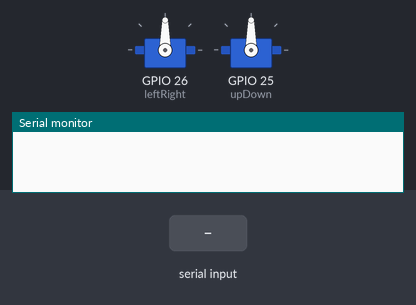
Recording of a sketch running on a simulated ESP32. Parts: 2 × servo, the last lines printed to the serial monitor. Inputs (shaded band) come from the test bench.

Above: at 1.2 s.
1.3 s: "90,45\n" received over Serial
At 3.4 s:
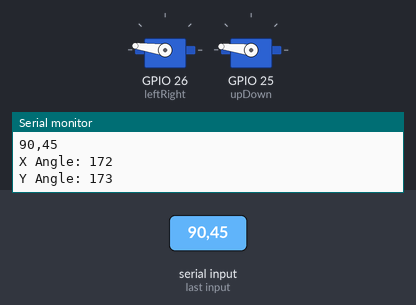
3.8 s: "5\n" received over Serial
At 5.2 s:
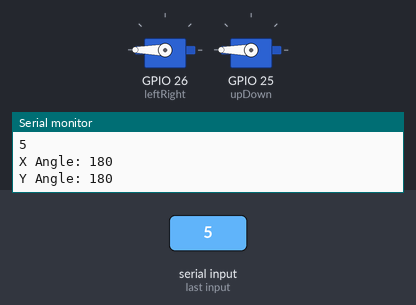
6.3 s: "1,90,45\n" received over Serial
At 8.4 s:
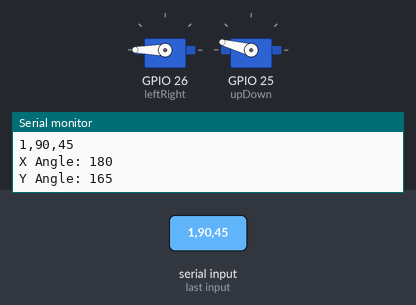
8.8 s: "30,150\n" received over Serial
At 10.3 s:
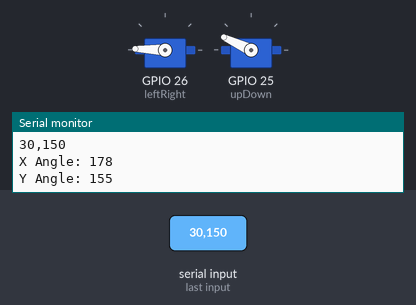
11.3 s: "1,90\n" received over Serial
At 13.4 s:
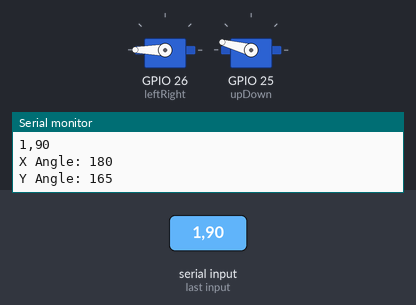
Timing chart, 0 to 14.8 s (numbered marks = the images above; inputs shaded):
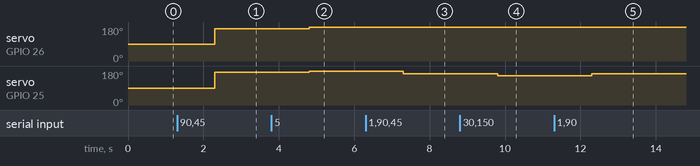

Measured:
- after the input at 1.3 s, servo on GPIO 26 (leftRight): 90° → 172° after 1.0 s; servo on GPIO 25 (upDown): 90° → 173° after 1.0 s
- after the input at 3.8 s, servo on GPIO 26 (leftRight): 172° → 180° after 1.0 s; servo on GPIO 25 (upDown): 173° → 180° after 1.0 s
- after the input at 6.3 s, servo on GPIO 25 (upDown): 180° → 165° after 1.0 s
- after the input at 8.8 s, servo on GPIO 26 (leftRight): 180° → 178° after 1.0 s; servo on GPIO 25 (upDown): 165° → 155° after 1.0 s
- after the input at 11.3 s, servo on GPIO 26 (leftRight): 178° → 180° after 1.0 s; servo on GPIO 25 (upDown): 155° → 165° after 1.0 s

The sketch:

ardFace_tracking.ino
```cpp
#include <ESP32Servo.h>

Servo leftRight;  // Servo for left-right movement
Servo upDown;     // Servo for up-down movement

void setup() {
  leftRight.attach(26);   // Connect to pin 26
  upDown.attach(25);      // Connect to pin 25
  Serial.begin(9600);    // Start serial communication
}

void loop() {
  if (Serial.available()) {
    String data = Serial.readStringUntil('\r');  // Read input until carriage return
    Serial.println(data);                        // Echo the received data

    // Split the input into x and y using comma
    int comma = data.indexOf(',');
    int xRaw = data.substring(0, comma).toInt();
    int yRaw = data.substring(comma + 1).toInt();

    // Convert screen coords to servo angles
    int x = map(xRaw, 0, 1920, 180, 0);  // Flip direction
    int y = map(yRaw, 0, 1080, 180, 0);

    leftRight.write(x);  // Move servo horizontally
    upDown.write(y);     // Move servo vertically

    // Debug info
    Serial.print("X Angle: "); Serial.println(x);
    Serial.print("Y Angle: "); Serial.println(y);
  }
}
```
